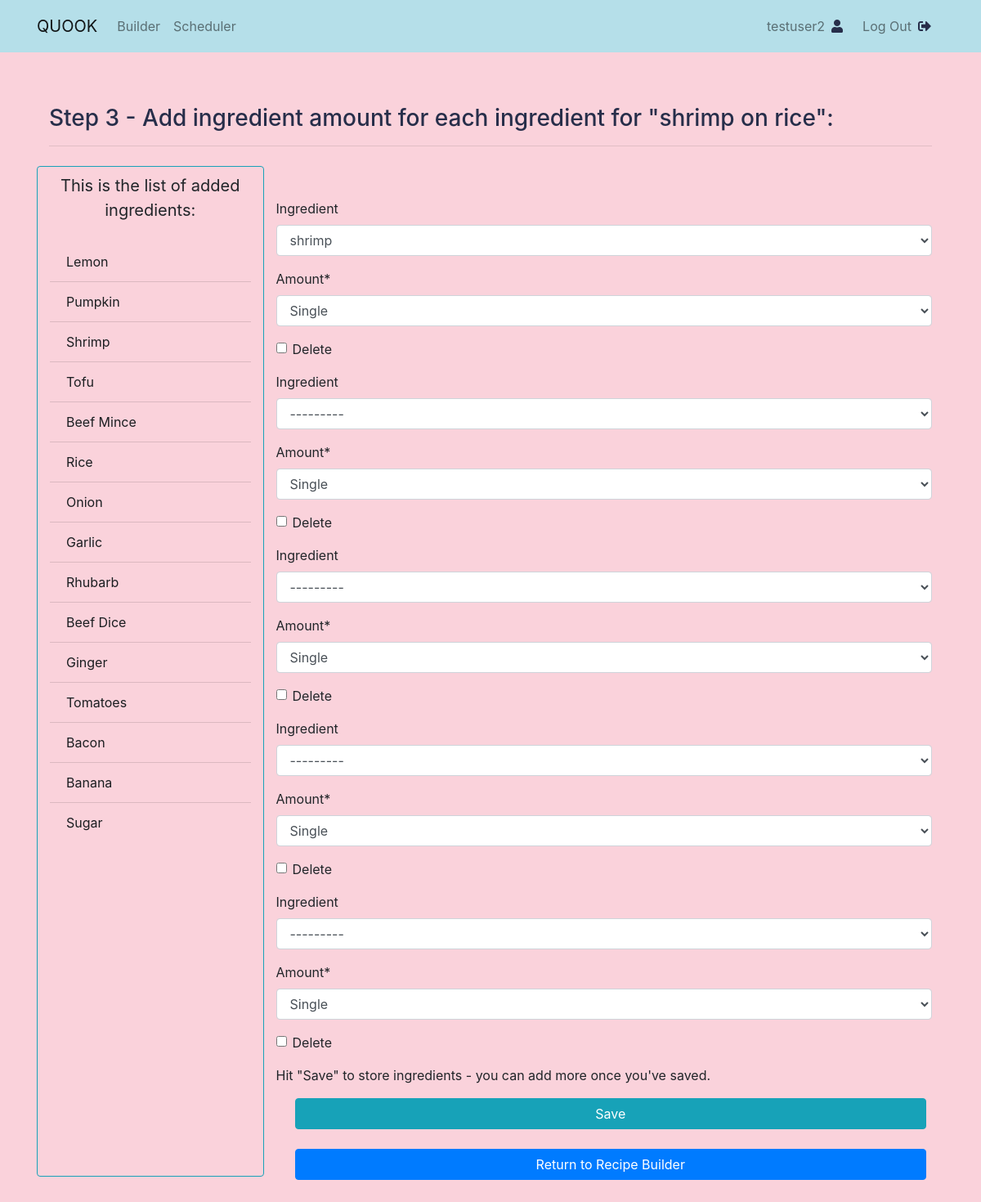
Page /add/ingredient_amount/1/ (signed in) on the committed database.
### recipe/models.py (models this page shows, shortened)
class Recipe(models.Model):
    alphanumeric = RegexValidator(
        r'[a-zA-Z][a-zA-Z ]+', 'Only alphabet characters and spaces are allowed.')
    title = models.CharField(max_length=30, null=True,
                             validators=[alphanumeric])
    description = models.TextField(max_length=200, null=True, blank=True)
    date_posted = models.DateTimeField(default=timezone.now)
    author = models.ForeignKey(User, on_delete=models.CASCADE, null=True)
    image = models.ImageField(
        default='default-recipe.jpg', upload_to='recipe_pics')
    slug = models.SlugField(null=False, unique=True)
    ingredients = models.ManyToManyField(
        'Ingredient', through='IngredientAmount', related_name='recipes')

class Ingredient(models.Model):
    alphabet = RegexValidator(
        r'^[A-Za-z]+$', 'Only alphabet characters are allowed.')
    name = models.CharField(max_length=200, null=True,
                            unique=True, validators=[alphabet])
    def __str__(self):
        return self.name

### recipe/views.py (the view)
@ login_required
def addIngredientAmount(request, recipe_id):
    recipe = Recipe.objects.get(pk=recipe_id)
    ingredient_list = Ingredient.objects.all()
    IngredientAmountFormset = inlineformset_factory(
        Recipe, IngredientAmount, fields=('__all__'))
    if request.method == 'POST':
        formset = IngredientAmountFormset(request.POST, instance=recipe)
        if formset.is_valid():
            formset.save()
            return redirect('recipe:add_ingredient_amount', recipe_id=recipe.id)
    formset = IngredientAmountFormset(instance=recipe)
    return render(request, 'recipe/add_ingredient_amount.html', {'formset': formset, 'recipe': recipe, 'ingredient_list': ingredient_list})

### recipe/templates/recipe/add_ingredient_amount.html (shortened to what this page needs)
{% extends 'recipe/base.html' %}
{% load crispy_forms_tags %}
{% block content %}
<div class="container my-5">
    <h3>Step 3 - Add ingredient amount for each ingredient for "{{ recipe.title }}":</h3>
    <hr>
    <div class="row fill-50-viewport">
        <div class="col-3 border border-info rounded my-2">
            <p class="lead py-2 text-center"><strong>This is the list of added ingredients:</strong></p>
            <ul class="list-group  list-group-flush d-flex flex-column align-item-start">
                {% for ingredient in ingredient_list %}
                    <li class="list-group-item list-group-item-dark li-bg-colour">
                        {{ ingredient|title }}
                    </li>
                {% endfor %}
            </ul>
        </div>
        <div class="col-9 d-flex flex-column">
            <div class="d-flex flex-column">
                <form class="form-group mt-5" method="POST">
                    {{ formset|crispy }}
                    <p>Hit "Save" to store ingredients - you can add more once you've saved.</p>
                    <div class="col-12">
                        <button class="btn btn-info btn-block my-1 mx-2" type="submit">Save</button>
                    </div>
                </form>
                <div class="col-12">
                    <a class="btn btn-primary btn-block my-1 mx-2" href="{% url 'recipe:recipe_builder' %}">Return to Recipe Builder</a>
                </div>
            </div>
        </div>
    </div>
</div>
{% endblock %}

### recipe/templates/recipe/base.html (shortened to what this page needs)
<!DOCTYPE html>
{% load static %}
<html lang="en">
  <head>
    <link rel="stylesheet" href="https://stackpath.bootstrapcdn.com/bootstrap/4.4.1/css/bootstrap.min.css">
    <link rel="stylesheet" href="https://use.fontawesome.com/releases/v5.15.2/css/solid.css">
    <link rel="stylesheet" href="https://use.fontawesome.com/releases/v5.15.2/css/fontawesome.css">
    <link rel="stylesheet" type="text/css" href="{% static 'recipe/style.css' %}">
  </head>
  <body>
    <header class="site-header">
      <nav class="navbar navbar-expand-md navbar-light nav-bg fixed-top">
        <div class="container">
          <a class="navbar-brand rm-4" href="{% url 'recipe:home' %}">QUOOK</a>
          <div class="collapse navbar-collapse" id="navbarToggle">
            <div class="navbar-nav mr-auto">
              <a class="nav-item nav-link" href="{% url 'recipe:recipe_builder' %}">Builder</a>
              <a class="nav-item nav-link" href="#">Scheduler</a>
            </div>
            <div class="navbar-nav">
                {% if user.is_authenticated %}
                <a class="nav-item nav-link" href="{% url 'users:profile' %}">{{ user.username }}<i class="fas fa-1x fa-user my-2 mx-2" aria-hidden="true"></i></a>
                <a class="nav-item nav-link" href="{% url 'users:logout' %}">Log Out<i class="fas fa-1x fa-sign-out-alt my-2 mx-2" aria-hidden="true"></i></a>
                {% else %}
                <a class="nav-item nav-link" href="{% url 'users:register' %}">Register<i class="fas fa-1x fa-user-plus my-2 mx-2" aria-hidden="true"></i></a>
                <a class="nav-item nav-link" href="{% url 'users:login' %}">Log In<i class="fas fa-1x fa-sign-in-alt my-2 mx-2" aria-hidden="true"></i></a>
                {% endif %}
            </div>
          </div>
        </div>
      </nav>
    </header>
    <main class="container">
      {% block content %}{% endblock %}
    </main>
  </body>
</html>

### recipe/static/recipe/style.css (style rules this page uses)
body { background: #FAD2DB; margin-top: 5rem; overflow-x: hidden; }
.fill-50-viewport { min-height: 50vh; }
h1, h2, h3, h4, h5, h6 { color: #272E4A; }
ul { margin: 0; }
.nav-bg { background-color: #B5DFE9; }
i.fas { color: #272E4A; }
.li-bg-colour { background: #FAD2DB; }

### rows in the picture
Recipe: title "shrimp on rice"
Ingredient: name "Lemon"
Ingredient: name "Pumpkin"
Ingredient: name "Shrimp"
Ingredient: name "Tofu"
Ingredient: name "Beef Mince"
Ingredient: name "Rice"
Ingredient: name "Onion"
Ingredient: name "Garlic"
Ingredient: name "Rhubarb"
Ingredient: name "Beef Dice"
Ingredient: name "Ginger"
Ingredient: name "Tomatoes"
Ingredient: name "Bacon"
Ingredient: name "Banana"
Ingredient: name "Sugar"

### other values in the picture
{{ user.username }} "testuser2"
